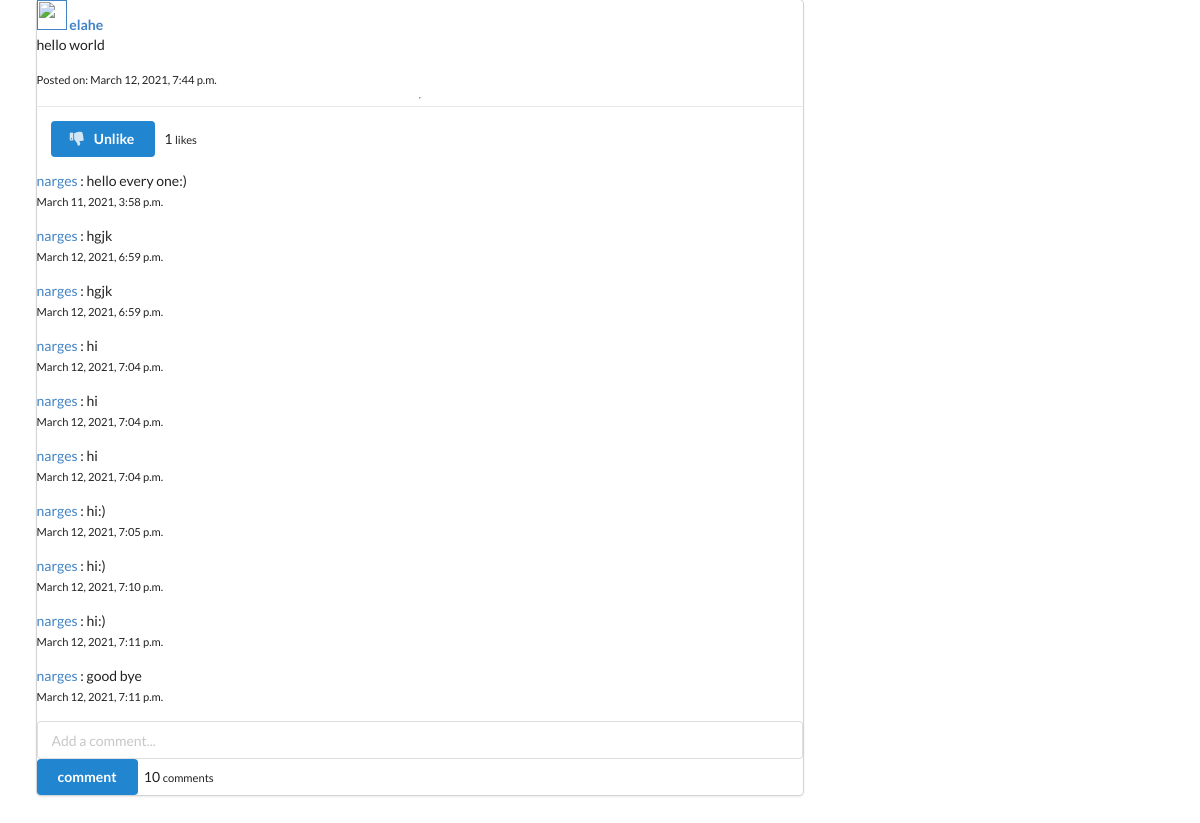
Screenshot of /posts/post/2/ (signed in) with the database file from the repository.
### apps/post/models.py (models this page shows, shortened)
class Post(models.Model):
    content = models.TextField()
    image = models.ImageField(upload_to='post', validators=[FileExtensionValidator(['png', 'jpg', 'jpeg'])], blank=True)
    liked = models.ManyToManyField(Profile, blank=True, related_name='likes')
    created = models.DateTimeField(auto_now=True)
    updated = models.DateTimeField(auto_now_add=True)
    author = models.ForeignKey(Profile, on_delete=models.CASCADE, related_name='posts')
    def num_likes(self):
        return self.liked.all().count()
    def num_comments(self):
        return self.comment_set.all().count()
    class Meta:
        ordering = ('-created',)

class Comment(models.Model):
    user = models.ForeignKey(Profile, on_delete=models.CASCADE)
    post = models.ForeignKey(Post, on_delete=models.CASCADE)
    body = models.TextField(max_length=300)
    created = models.DateTimeField(auto_now=True)
    updated = models.DateTimeField(auto_now_add=True)

### apps/profiles/models.py (models this page shows, shortened)
class Profile(models.Model):
    email = models.EmailField(unique=True)
    first_name = models.CharField(max_length=200, blank=True)
    last_name = models.CharField(max_length=200, blank=True)
    user = models.OneToOneField(User, on_delete=models.CASCADE)
    bio = models.TextField(default='', blank=True, max_length=300)
    website = models.URLField(max_length=300, blank=True)
    GENDER = [('Female', 'Female'), ('Male', 'Male')]
    gender = models.CharField(choices=GENDER, max_length=6, blank=True)
    created = models.DateTimeField(auto_now=True)
    updated = models.DateTimeField(auto_now_add=True)
    followers = models.ManyToManyField(User, blank=True, related_name='followers')
    following = models.ManyToManyField(User, blank=True, related_name='following')
    def __str__(self):
        return '{}'.format(self.user.username)

### apps/post/views.py (the view, shortened to what this page needs)
# urls.py: path('post/<int:pk>/', views.post_detail, name='post-detail'),
def post_detail(request, pk):
    post = get_object_or_404(Post, pk=pk)
    user = request.user
    qs = Post.objects.all()
    p_form = PostModelForm()
    c_form = CommentModelform()
    post_added = False
    profile = Profile.objects.get(user=request.user)
    context = {
        'post': post,
        'profile': profile,
        'p_form': p_form,
        'c_form': c_form,
        'post_added': post_added,
    }
    return render(request, 'post/post_detail.html', context)

### apps/post/forms.py
class PostModelForm(forms.ModelForm):
    class Meta:
        model = Post
        fields = ['content','image']

class CommentModelform(forms.ModelForm):
    body = forms.CharField(label='',
                           widget=forms.TextInput(attrs={'placeholder': 'Add a comment...'}))
    class Meta:
        model = Comment
        fields = ['body']

### apps/post/templates/post/post_detail.html (shortened to what this page needs)
{% extends 'base.html' %}
{% block content %}
    <div class="ui grid">
        <div class="row">
            <div class="eleven wide column">
                <div class="ui fluid card">
                    <div class="row">
                        <a href="{{ post.author.profile.get_absolute_url }}"><img
                                src="{{ post.author.profile.image.url }}" class="rounded-circle" width="30" height="30"
                                alt=""></a>
                        <a class="text-dark"
                           href="{{ post.author.profile.get_absolute_url }}"><b>{{ post.author }}</b></a>
                        <p class="card-text text-dark"> {{ post.content }}</p>
                        <small class="text-muted">Posted on: {{ post.created }}</small>
                    </div>
                    <hr>
                    <div class="content">
                        <form action="" method="post">
                            <button type="submit" class="ui primary button">
                                {% if profile not in post.liked.all %}
                                    <i class="thumbs up icon"></i>&nbsp;Like
                                {% else %}
                                    <i class="thumbs down icon"></i>&nbsp;Unlike
                                {% endif %}
                            </button>
                            &nbsp;{{ post.num_likes }} <small>likes</small>
                        </form>
                    </div>
                    <div>
                        {% if post.comment_set.all %}
                            {% for c in post.comment_set.all %}
                                <p><a href=""> {{ c.user }}</a> : {{ c.body }}
                                    <br>
                                    <small>{{ c.created }}</small></p>
                            {% endfor %}
                        {% endif %}
                    </div>
                    <form action="" method="POST" class="ui form">
                        {{ c_form }}
                        <button type="submit" class="ui primary button" name="submit_c_form">comment</button>
                        {{ post.num_comments }} <small>comments</small>
                    </form>
                </div>
            </div>
        </div>
    </div>
{% endblock content %}

### templates/base.html (shortened to what this page needs)
{% load static %}
<!doctype html>
<html lang="en">
  <head>
    <link rel="stylesheet" type='text/css' href="https://cdnjs.cloudflare.com/ajax/libs/semantic-ui/2.2.14/semantic.min.css">
  </head>
  <body>
    <div class="ui container">
      {% block content %}
      {% endblock content %}
    </div>
  </body>
</html

### rows the page displays
Post: author "elahe", content "hello world", created "March 12, 2021, 7:44 p.m.", num_likes "1", num_comments "10"
Comment: user "narges", body "hello every one:)", created "March 11, 2021, 3:58 p.m."
Comment: user "narges", body "hgjk", created "March 12, 2021, 6:59 p.m."
Comment: user "narges", body "hgjk", created "March 12, 2021, 6:59 p.m."
Comment: user "narges", body "hi", created "March 12, 2021, 7:04 p.m."
Comment: user "narges", body "hi", created "March 12, 2021, 7:04 p.m."
Comment: user "narges", body "hi", created "March 12, 2021, 7:04 p.m."
Comment: user "narges", body "hi:)", created "March 12, 2021, 7:05 p.m."
Comment: user "narges", body "hi:)", created "March 12, 2021, 7:10 p.m."
Comment: user "narges", body "hi:)", created "March 12, 2021, 7:11 p.m."
Comment: user "narges", body "good bye", created "March 12, 2021, 7:11 p.m."
